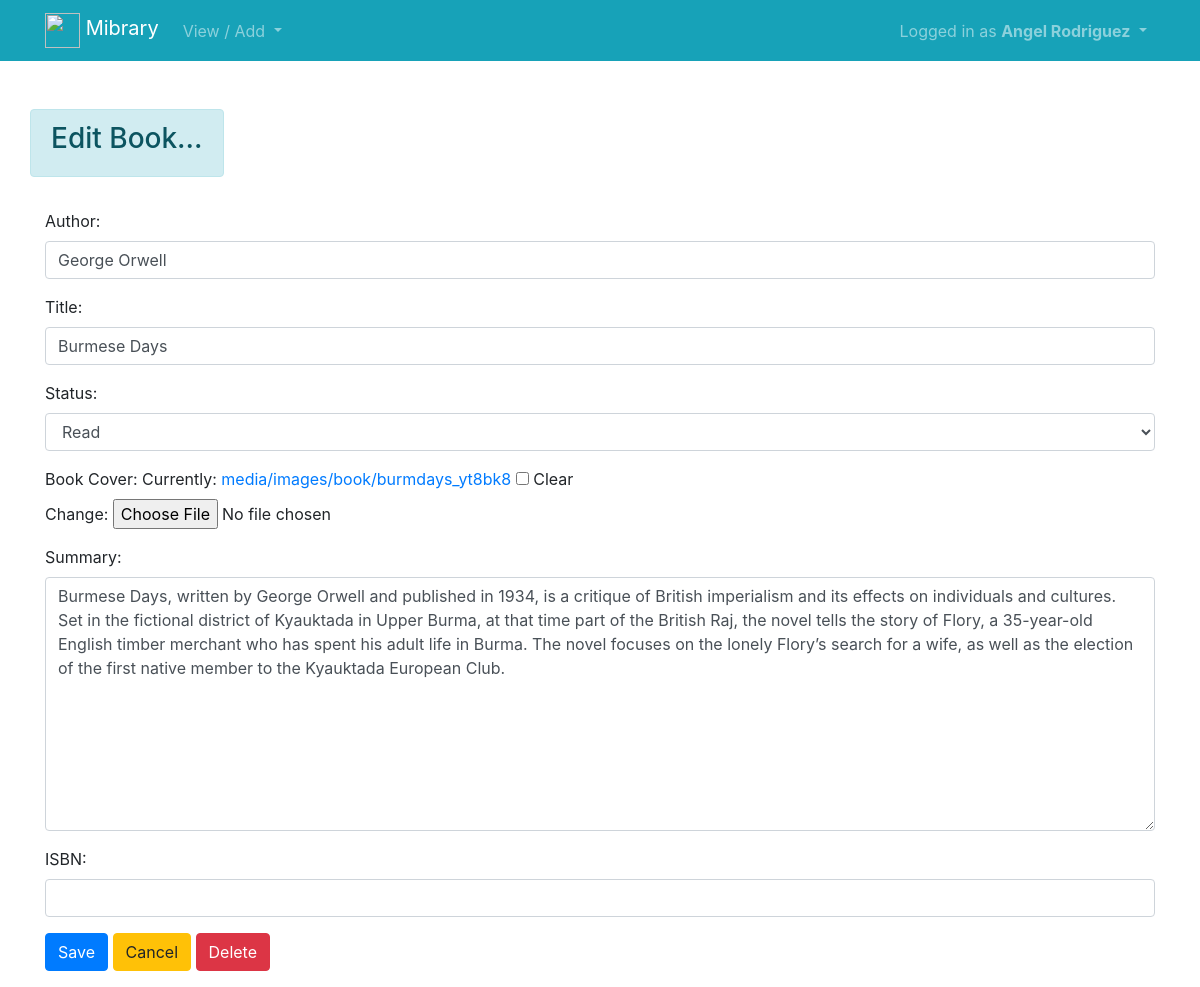
Page /book/3/editbook (signed in) on the committed database.
### book/models.py (models this page shows, shortened)
class Book(models.Model):
    author = models.CharField(max_length=100)
    title = models.CharField(max_length=100)
    book_img = models.ImageField(
        null=True, blank=True, upload_to="images/book/")
    summary = RichTextField(blank=True, null=True)
    isbn = models.CharField(blank=True, null=True, max_length=25)
    status = models.CharField(blank=True, null=True, max_length=100, default='Want to read')
    created = models.DateTimeField(auto_now_add=True)
    user = models.ForeignKey(User, on_delete=models.CASCADE)

### book/views.py (the view, shortened to what this page needs)
# urls.py: path('book/<int:book_pk>/editbook', views.editbook, name='editbook'),
@login_required
def editbook(request, book_pk):
    book = get_object_or_404(Book, pk=book_pk)
    if request.method == 'GET':
        form = BookForm(instance=book)
        return render(request, 'book/editbook.html', {'book': book, 'form': form})

### book/forms.py
class BookForm(ModelForm):
    class Meta:
        model = Book
        fields = ('author', 'title', 'status',
                  'book_img', 'summary', 'isbn')
        ordering = ['-id']
        labels = {'book_img': ('Book Cover'), 'isbn': ('ISBN')}
        widgets = {
            'author': forms.TextInput(attrs={'class': 'form-control'}),
            'title': forms.TextInput(attrs={'class': 'form-control'}),
            'status': forms.Select(choices=status_list, attrs={'class': 'form-control'}),
            'summary': forms.Textarea(attrs={'class': 'form-control'}),
            'isbn': forms.TextInput(attrs={'class': 'form-control'}),
        }

### book/templates/book/editbook.html (shortened to what this page needs)
{% extends "book/base.html" %} {% block title %} Edit Book {% endblock %} {% block content %} {% if user.id == book.user_id %}
<div class="row mt-5">
    <div class="alert alert-info" role="alert">
        <h3 class="alert-heading">Edit Book...</h3>
    </div>
</div>
<div class="form-group mt-3">
    <form method="POST" enctype="multipart/form-data">
        {% csrf_token %} {{ form.media }} {{ form.as_p }}
        <button type="submit" class="btn btn-primary">Save</button>
        <button type="button" class="btn btn-warning" onclick="$('#cancel').click()">Cancel</button>
        <button type="button" class="btn btn-danger" onclick="$('#delete').click()">Delete</button>
    </form>
</div>
{% else %}
<div class="row justify-content-center mt-5">
    <h1>You are not allowed to edit this book...</h1>
</div>
{% endif %} {% endblock %}

### book/templates/book/base.html (shortened to what this page needs)
{% load static %}
<!doctype html>
<html lang="en">
<head>
    <link rel="stylesheet" href="https://stackpath.bootstrapcdn.com/bootstrap/4.4.1/css/bootstrap.min.css">
</head>
<body>
    <nav class="navbar navbar-expand-md navbar-dark bg-info">
        <div class="container">
            <a class="navbar-brand" href="{% url 'home' %}">
                 <img src="https://res.cloudinary.com/angelrodriguez/image/upload/v1603933167/online-library.svg" width="35" height="35" class="d-inline-block align-top">
                <span>Mibrary</span>
            </a>
            <div class="collapse navbar-collapse" id="navbarNav">
                {% if user.is_authenticated %}
                <ul class="navbar-nav mr-auto">
                    <li class="nav-item dropdown">
                        <a class="nav-link dropdown-toggle" href="#" id="navbarDropdown" role="button" data-toggle="dropdown" aria-haspopup="true" aria-expanded="false">
                   View / Add
                </a>
                </ul>
                {% endif %}
                <ul class="navbar-nav ml-auto">
                    <li class="nav-item dropdown">
                        <a class="nav-link dropdown-toggle" href="# " id="navbarDropdown" role="button" data-toggle="dropdown" aria-haspopup="true" aria-expanded="false">
                {% if user.is_authenticated %}
                     {% if user.first_name and user.last_name %}
                     Logged in as <b>{{ user.first_name }} {{ user.last_name }}</b>
                     {% else %}
                     Logged in as <b>{{ user.username|capfirst }}</b>
                     {% endif %}
                </a>
                        {% endif %}
                    </li>
                </ul>
            </div>
        </div>
    </nav>
    <body>
        <div class="content">
            <div class="container mt-5">
             {% block content %}{% endblock %}
        </div>
    </body>
</html>

### rows in the picture
Book: author "George Orwell", title "Burmese Days", status "Read", summary "Burmese Days, written by George Orwell and published in 1934, is a critique of British imperialism and its effects on individuals and cultures. Set in the fictional district of Kyauktada in Upper Burma, at that time part of the British Raj, the novel tells the story of Flory, a 35-year-old English timber merchant who has spent his adult life in Burma. The novel focuses on the lonely Flory’s search for a wife, as well as the election of the first native member to the Kyauktada European Club."

### other values in the picture
{{ user.first_name }} "Angel"
{{ user.last_name }} "Rodriguez"
